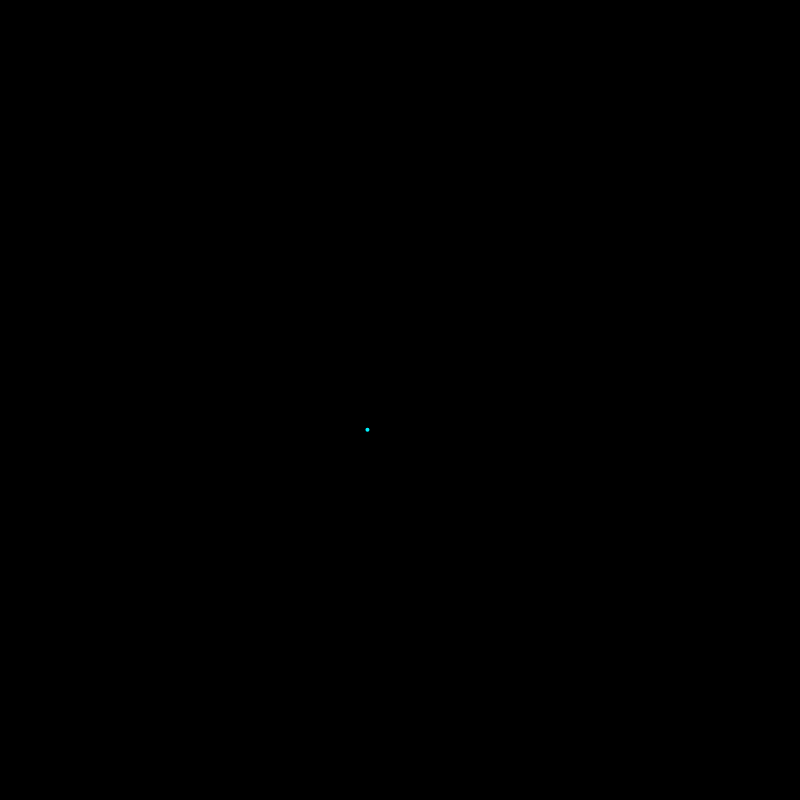
Frame 1 (no input)
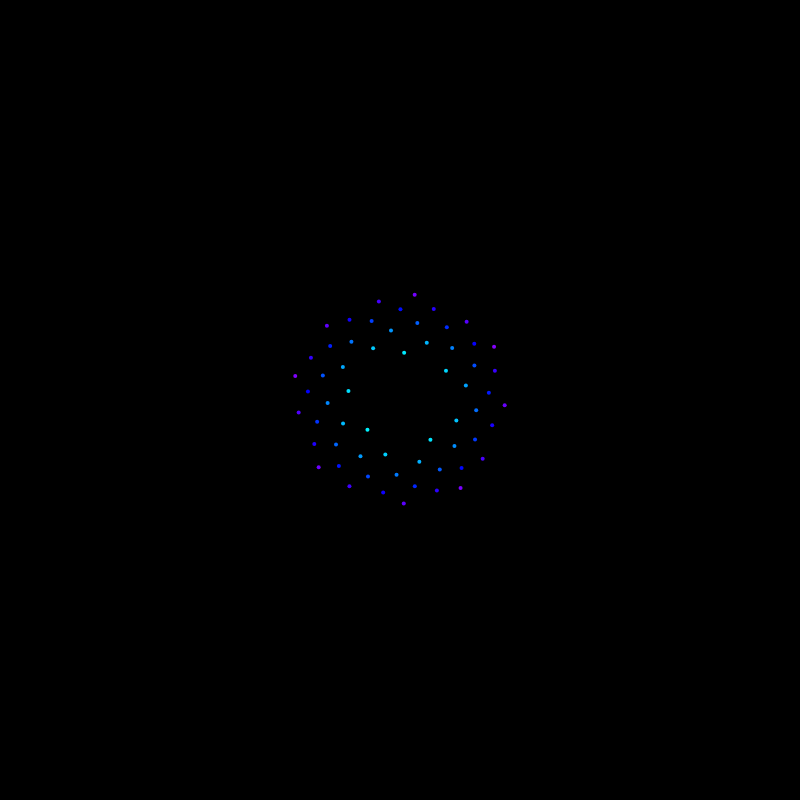
Frame 60 (no input)
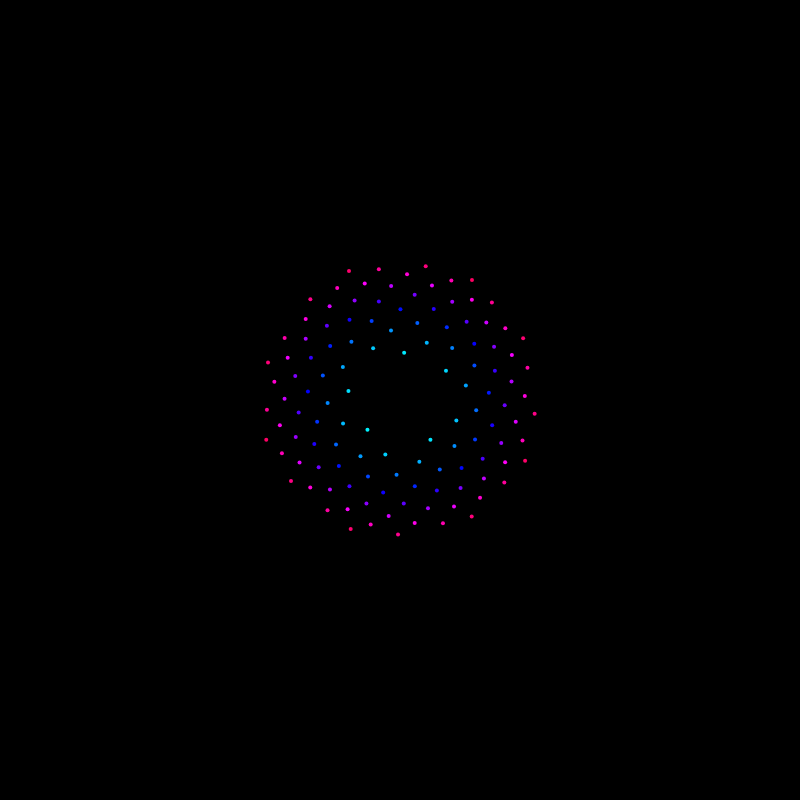
Frame 120 (the mouse pressed at the canvas centre since frame 60)

The p5.js sketch that drew these frames (run headless with seeded random() and noise() and a simulated clock; from frame 60 on, the mouse is pressed at the canvas centre):

// p5.js sketch
// ── sketch.js
let sp;

function setup()
{
  createCanvas(800,800);
  background(0);
  angleMode(DEGREES);
  colorMode(HSB);
  sp = new Spiral();
}

function draw()
{
  translate(width/2,height/2);
  sp.update();
  sp.display();

}

// ── spiral.js
class Spiral
{
  constructor()
  {
    this.c = 3;
    this.index = 1;
    this.radius = 10;
    this.angle = 0;
    this.start = 0;
    this.n = 0;
    this.x;
    this.y;
  }


  update()
  {
    this.index = this.index + 1;
    if (this.index <= 600)
    {
      this.radius = this.c + sqrt(this.index);
      this.radius *= 10;
      this.angle = this.angle + 137.5078;
      this.x = this.radius * cos(this.angle);
      this.y = this.radius * sin(this.angle);
    }
  }

  display()
  {
    rotate(this.n * 0.3);
    var hu = sin(this.start + this.index * 0.5);
    hu = map(hu, -1, 1, 0, 360);
    fill(hu, 255, 255);
    noStroke();
    ellipse(this.x, this.y, 4, 4);
  }
}
